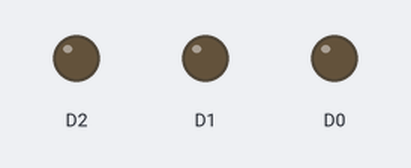
Bench run of a sketch on a simulated ESP8266 (NodeMCU). Parts: output pins drawn as LEDs (lit = HIGH). WiFi joins after 1.5 s; servers stay silent unless stated; the Firebase database answers and starts empty; what the sketch prints to the serial monitor is not drawn.

Above: at 0.1 s.
At 1.7 s:
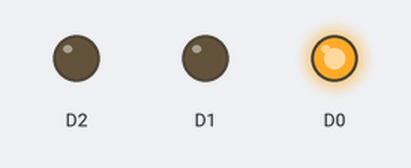
Timing chart, 0 to 3.2 s (numbered marks = the images above):
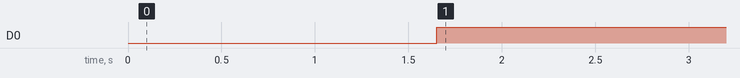

Measured:
- by itself, D0: LOW → HIGH at 1.7 s

The sketch:

rgb_park3.ino.ino
```cpp
#include <FirebaseArduino.h> //Library สำหรับเชื่อมต่อ Firebase
#include <ESP8266WiFi.h> //Library สำหรับการใช้งาน ESP8266 กับ WiFi

#define WIFI_SSID "Room334" //SSID ของ WiFi ห้อง 334
#define WIFI_PASSWORD "334334334" //รหัสผ่าน WiFi ห้อง 334

#define FIREBASE_HOST "theeraphat-a723c.firebaseio.com" //URL ของ Firebase จากใน Realtime Database
#define FIREBASE_AUTH "IK9SGS2odR4rtsuxOGY14eVSkqQ11v8AK6VW6Cos" //Database Secret Key
void setup() {
  // put your setup code here, to run once:
Serial.begin(115200); //เริ่ม Serial Monitor ที่ 115200 baud
    WiFi.begin(WIFI_SSID, WIFI_PASSWORD); //เริ่มเชื่อมต่อ WiFi ด้วยค่าที่กำหนดไว้ที่บรรทัดที่ 4 และ 5
    Serial.print("Connecting"); //บอกสถานะว่ากำลังเชื่อมต่ออยู่

    while(WiFi.status() != WL_CONNECTED){ //ทำการวนรอบจนกว่า WiFi จะเชื่อมต่อได้
        Serial.print(".");
        delay(500);
    }
    //เมื่อเชื่อมต่อได้แล้วแสดงที่อยู่ IP ที่เชื่อมต่อ
    Serial.println();
    Serial.print("Connected: ");
    Serial.println(WiFi.localIP());

    Firebase.begin(FIREBASE_HOST, FIREBASE_AUTH); //เชื่อมต่อ Firebase ด้วยค่าที่กำหนดไว้ที่บรรทัดที่ 7 และ 8
    pinMode(D0,OUTPUT);
    pinMode(D1,OUTPUT);
    pinMode(D2,OUTPUT);
}


void loop() {
  // put your main code here, to run repeatedly:
  //Firebase.setInt("led");
    int car_distance = Firebase.getInt("Park_3/S");
    if(car_distance <= 30){
      digitalWrite(D0,HIGH);
      digitalWrite(D1,LOW);
      digitalWrite(D2,LOW);
    }
    else{
      digitalWrite(D0,LOW);
      digitalWrite(D1,HIGH);
      digitalWrite(D2,LOW);
    }
      Serial.println(car_distance);

}
```
